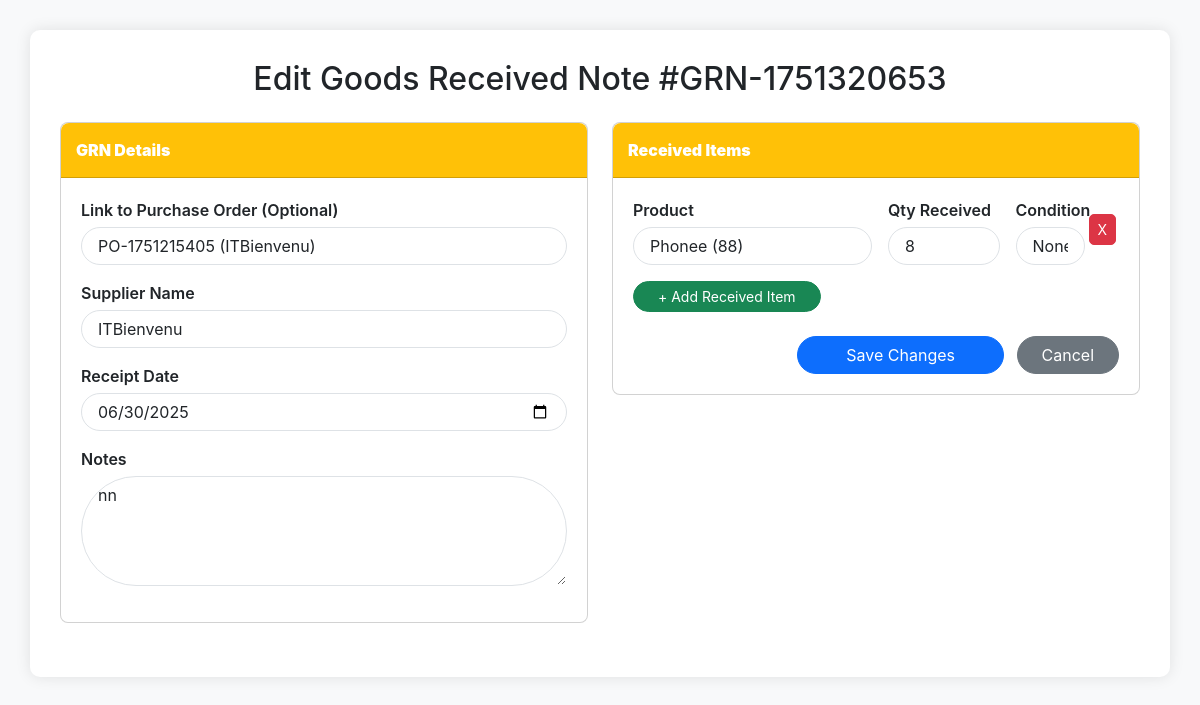
/edits/edit_grn.php?grn=GRN-1751320653 (signed in), run on the app's committed database.
### tables this page shows
CREATE TABLE `goods_received_notes` (
  `id` int(11) NOT NULL,
  `grn_number` varchar(50) NOT NULL,
  `po_id` int(11) DEFAULT NULL,
  `supplier_name` varchar(100) DEFAULT NULL,
  `receipt_date` date DEFAULT curdate(),
  `received_by` int(11) NOT NULL,
  `notes` text DEFAULT NULL,
  `created_at` timestamp NOT NULL DEFAULT current_timestamp()
);

CREATE TABLE `purchase_orders` (
  `id` int(11) NOT NULL,
  `po_number` varchar(50) NOT NULL,
  `supplier_name` varchar(100) NOT NULL,
  `supplier_contact_person` varchar(100) DEFAULT NULL,
  `supplier_email` varchar(100) DEFAULT NULL,
  `supplier_phone` varchar(50) DEFAULT NULL,
  `supplier_address` varchar(255) DEFAULT NULL,
  `total_amount` decimal(12,2) NOT NULL,
  `order_date` date DEFAULT curdate(),
  `expected_delivery_date` date DEFAULT NULL,
  `status` varchar(20) DEFAULT 'pending',
  `notes` text DEFAULT NULL,
  `created_by` int(11) NOT NULL,
  `created_at` timestamp NOT NULL DEFAULT current_timestamp()
);

CREATE TABLE `goods_received_note_items` (
  `id` int(11) NOT NULL,
  `grn_id` int(11) NOT NULL,
  `product_id` int(11) DEFAULT NULL,
  `quantity_received` int(11) NOT NULL,
  `condition_notes` varchar(255) DEFAULT NULL
);

CREATE TABLE `products` (
  `id` int(11) NOT NULL,
  `name` varchar(100) NOT NULL,
  `category` varchar(100) DEFAULT NULL,
  `sku` varchar(50) DEFAULT NULL,
  `description` text DEFAULT NULL,
  `cost_price` decimal(10,2) DEFAULT 0.00,
  `price` decimal(10,2) NOT NULL,
  `quantity` int(11) NOT NULL DEFAULT 0,
  `low_stock` int(11) DEFAULT 5,
  `supplier` varchar(100) DEFAULT NULL,
  `image` varchar(255) DEFAULT NULL,
  `created_by` int(11) DEFAULT NULL,
  `created_at` timestamp NOT NULL DEFAULT current_timestamp()
);

### edits/edit_grn.php (the view, shortened to what this page needs)
<?php
include_once "../config/config.php";
$grn_number = mysqli_real_escape_string($conn, $_GET['grn']);
$grn_query = mysqli_query($conn, "
    SELECT *
    FROM goods_received_notes
    WHERE grn_number = '$grn_number'
");
$grn_data = mysqli_fetch_assoc($grn_query);
$grn_id = $grn_data['id'];
$items_query = mysqli_query($conn, "
    SELECT grni.*, p.name AS product_name, p.sku AS product_sku
    FROM goods_received_note_items grni
    LEFT JOIN products p ON grni.product_id = p.id
    WHERE grni.grn_id = $grn_id
");
$grn_items = [];
while ($item = mysqli_fetch_assoc($items_query)) {
    $grn_items[] = $item;
}
$all_purchase_orders_query = mysqli_query($conn, "SELECT id, po_number, supplier_name FROM purchase_orders ORDER BY po_number DESC");
$all_purchase_orders = [];
while ($po = mysqli_fetch_assoc($all_purchase_orders_query)) {
    $all_purchase_orders[] = $po;
}
$all_products_edit_grn = mysqli_query($conn, "SELECT id, name, sku FROM products ORDER BY name ASC");
$all_products_edit_grn_array = [];
while ($p = mysqli_fetch_assoc($all_products_edit_grn)) {
    $all_products_edit_grn_array[] = $p;
}
?>
<!DOCTYPE html>
<html lang="en">
<head>
    <link href="https://cdn.jsdelivr.net/npm/bootstrap@5.3.0/dist/css/bootstrap.min.css" rel="stylesheet">
</head>
<body>
    <div class="container">
        <h2 class="mb-4 text-center">Edit Goods Received Note #<?php echo htmlspecialchars($grn_data['grn_number']); ?></h2>
        <form action="../functions/UpdateGrn.php" method="POST">
            <div class="row">
                <div class="col-lg-6">
                    <div class="card rounded-3 mb-4">
                        <div class="card-header"><strong>GRN Details</strong></div>
                        <div class="card-body card-block">
                            <div class="form-group mb-3">
                                <label for="po_id_grn" class="form-label">Link to Purchase Order (Optional)</label>
                                <select name="po_id" id="po_id_grn" class="form-control rounded-pill px-3">
                                    <?php foreach ($all_purchase_orders as $po) : ?>
                                        <option value="<?php echo htmlspecialchars($po['id']); ?>" data-supplier-name="<?php echo htmlspecialchars($po['supplier_name']); ?>"
                                            <?php echo ($po['id'] == $grn_data['po_id']) ? 'selected' : ''; ?>>
                                            <?php echo htmlspecialchars($po['po_number']); ?> (<?php echo htmlspecialchars($po['supplier_name']); ?>)
                                        </option>
                                    <?php endforeach; ?>
                                </select>
                            </div>
                            <div class="form-group mb-3">
                                <label for="supplier_name_grn" class="form-label">Supplier Name</label>
                                <input type="text" id="supplier_name_grn" name="supplier_name" class="form-control rounded-pill px-3" value="<?php echo htmlspecialchars($grn_data['supplier_name']); ?>" required>
                            </div>
                            <div class="form-group mb-3">
                                <label for="receipt_date_grn" class="form-label">Receipt Date</label>
                                <input type="date" id="receipt_date_grn" name="receipt_date" class="form-control rounded-pill px-3" value="<?php echo htmlspecialchars($grn_data['receipt_date']); ?>" required>
                            </div>
                            <div class="form-group mb-3">
                                <label for="notes_grn" class="form-label">Notes</label>
                                <textarea name="notes" id="notes_grn" rows="4" class="form-control rounded-pill px-3" placeholder="Any special notes about this receipt"><?php echo htmlspecialchars($grn_data['notes']); ?></textarea>
                            </div>
                        </div>
                    </div>
                </div>
                <div class="col-lg-6">
                    <div class="card rounded-3 mb-4">
                        <div class="card-header"><strong>Received Items</strong></div>
                        <div class="card-body card-block">
                            <div id="productRowsGRN">
                                <?php if (empty($grn_items)) : ?>
                                    <div class="row form-group product-row-grn d-flex align-items-center mb-2">
                                        <div class="col-6 pe-1">
                                            <label for="product_grn_0" class="form-control-label">Product</label>
                                            <select name="products[]" id="product_grn_0" class="form-control rounded-pill px-3" required>
                                                <option value="">-- Select Product --</option>
                                                <?php foreach ($all_products_edit_grn_array as $p) : ?>
                                                    <option value="<?php echo htmlspecialchars($p['id']); ?>">
                                                        <?php echo htmlspecialchars($p['name']); ?> (<?php echo htmlspecialchars($p['sku']); ?>)
                                                    </option>
                                                <?php endforeach; ?>
                                            </select>
                                        </div>
                                        <div class="col-3 pe-1">
                                            <label for="quantity_received_grn_0" class="form-control-label">Qty Received</label>
                                            <input type="number" id="quantity_received_grn_0" name="quantities_received[]" placeholder="Qty" class="form-control rounded-pill px-3" required min="1">
                                        </div>
                                        <div class="col-2 pe-1">
                                            <label for="condition_notes_grn_0" class="form-control-label">Condition</label>
                                            <input type="text" id="condition_notes_grn_0" name="condition_notes[]" placeholder="e.g., Damaged" class="form-control rounded-pill px-3">
                                        </div>
                                        <div class="col-1 ps-0 d-flex align-items-end">
                                            <button type="button" class="btn btn-danger btn-sm removeRowGRN mb-1">X</button>
                                        </div>
                                    </div>
                                <?php else : ?>
                                    <?php foreach ($grn_items as $i => $item) : ?>
                                        <div class="row form-group product-row-grn d-flex align-items-center mb-2">
                                            <div class="col-6 pe-1">
                                                <label for="product_grn_<?php echo $i; ?>" class="form-control-label">Product</label>
                                                <select name="products[]" id="product_grn_<?php echo $i; ?>" class="form-control rounded-pill px-3" required>
                                                    <?php foreach ($all_products_edit_grn_array as $p) : ?>
                                                        <option value="<?php echo htmlspecialchars($p['id']); ?>"
                                                            <?php echo ($p['id'] == $item['product_id']) ? 'selected' : ''; ?>>
                                                            <?php echo htmlspecialchars($p['name']); ?> (<?php echo htmlspecialchars($p['sku']); ?>)
                                                        </option>
                                                    <?php endforeach; ?>
                                                </select>
                                            </div>
                                            <div class="col-3 pe-1">
                                                <label for="quantity_received_grn_<?php echo $i; ?>" class="form-control-label">Qty Received</label>
                                                <input type="number" id="quantity_received_grn_<?php echo $i; ?>" name="quantities_received[]" class="form-control rounded-pill px-3" placeholder="Qty" value="<?php echo htmlspecialchars($item['quantity_received']); ?>" required min="1">
                                            </div>
                                            <div class="col-2 pe-1">
                                                <label for="condition_notes_grn_<?php echo $i; ?>" class="form-control-label">Condition</label>
                                                <input type="text" id="condition_notes_grn_<?php echo $i; ?>" name="condition_notes[]" class="form-control rounded-pill px-3" placeholder="e.g., Damaged" value="<?php echo htmlspecialchars($item['condition_notes']); ?>">
                                            </div>
                                            <div class="col-1 ps-0 d-flex align-items-end">
                                                <button type="button" class="btn btn-danger btn-sm removeRowGRN mb-1">X</button>
                                            </div>
                                        </div>
                                    <?php endforeach; ?>
                                <?php endif; ?>
                            </div>
                            <div class="form-group mt-3">
                                <button type="button" class="btn btn-success btn-sm rounded-pill px-4" id="addProductGRN">+ Add Received Item</button>
                            </div>
                            <div class="form-group text-end mt-4">
                                <button type="submit" class="btn btn-primary rounded-pill px-5">Save Changes</button>
                                <a href="view_grn.php?grn=<?php echo htmlspecialchars($grn_data['grn_number']); ?>" class="btn btn-secondary rounded-pill px-4 ms-2">Cancel</a>
                            </div>
                        </div>
                    </div>
                </div>
            </div>
        </form>
    </div>
</body>
</html>

### edits/edit_grn.php (style rules this page uses)
body { font-family: 'Inter', sans-serif; background-color: #f8f9fa; }
.container { margin-top: 30px; margin-bottom: 30px; background-color: #ffffff; padding: 30px; border-radius: 10px; box-shadow: 0 0 15px rgba(0, 0, 0, 0.1); }
.card-header { background-color: #ffc107; color: white; font-weight: bold; border-radius: 8px 8px 0 0 !important; padding: 15px; }
.card-body { padding: 20px; }
.btn-danger, .btn-success { border-radius: 5px; }
.form-group label { font-weight: 600; margin-bottom: 5px; }
.rounded-pill.px-3 { border-radius: 50rem !important; }

### data on the page
goods_received_notes: grn_number "GRN-1751320653", po_id "PO-1751215405 (ITBienvenu)", supplier_name "ITBienvenu", receipt_date "06/30/2025", notes "nn"
goods_received_note_items: product.name "Phonee (88)", quantity_received "8", condition_notes "None"
